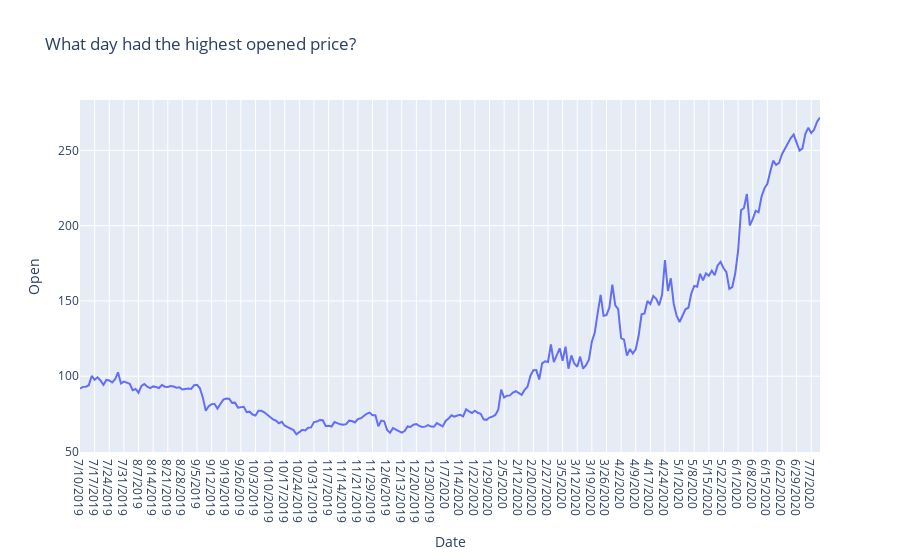

Source (notebook cell):
### Code cell
#What day had the highest opened price 
zoom = pd.read_csv('Zoom.csv')

fig = px.line(zoom, x = 'Date', y = 'Open', title = 'What day had the highest opened price?')
fig.show()

### Figure 1 — Plotly figure (JSON) as saved in the notebook; plotly's stock layout.template omitted (floating-point values rounded to 4 significant figures; data arrays with more than 128 entries replaced by an {"elided": "..."} marker saying what was removed)
{"data": [{"hovertemplate": "Date=%{x}<br>Open=%{y}<extra></extra>", "legendgroup": "", "line": {"color": "#636efa", "dash": "solid"}, "mode": "lines", "name": "", "orientation": "v", "showlegend": false, "type": "scatter", "x": {"elided": "254 str values"}, "xaxis": "x", "y": {"elided": "254 float values"}, "yaxis": "y"}], "layout": {"legend": {"tracegroupgap": 0}, "title": {"text": "What day had the highest opened price?"}, "xaxis": {"anchor": "y", "domain": [0, 1], "title": {"text": "Date"}}, "yaxis": {"anchor": "x", "domain": [0, 1], "title": {"text": "Open"}}}}
